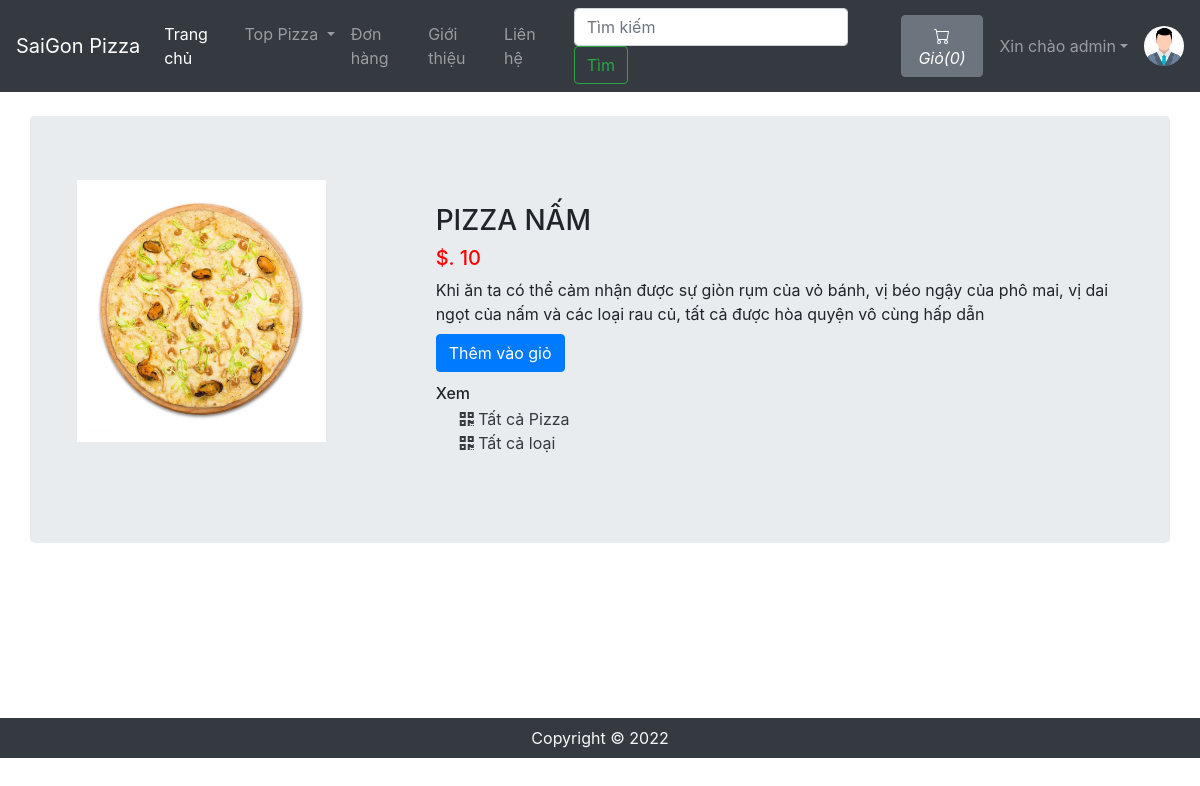
Page /viewPizza.php?pizzaid=69 (signed in) on the committed database.
### tables this page shows
CREATE TABLE `sitedetail` (
  `tempId` int(11) NOT NULL,
  `systemName` varchar(21) NOT NULL,
  `email` varchar(35) NOT NULL,
  `contact1` bigint(21) NOT NULL,
  `contact2` bigint(21) DEFAULT NULL COMMENT 'Optional',
  `address` text NOT NULL,
  `dateTime` datetime NOT NULL DEFAULT current_timestamp()
);

CREATE TABLE `pizza` (
  `pizzaId` int(12) NOT NULL,
  `pizzaName` varchar(255) NOT NULL,
  `pizzaPrice` int(12) NOT NULL,
  `pizzaDesc` text NOT NULL,
  `pizzaCategorieId` int(12) NOT NULL,
  `pizzaPubDate` datetime NOT NULL DEFAULT current_timestamp()
);

### viewPizza.php (the view, shortened to what this page needs)
<!doctype html>
<html lang="en">
<head>
    <link rel="stylesheet" href="https://stackpath.bootstrapcdn.com/bootstrap/4.4.1/css/bootstrap.min.css">
    <link rel="stylesheet" href="https://use.fontawesome.com/releases/v5.8.2/css/all.css">
</head>
<body>
    <?php include 'partials/_dbconnect.php';?>
    <?php require 'partials/_nav.php' ?>
    <div class="container my-4" id="cont">
        <div class="row jumbotron">
        <?php
            $pizzaId = $_GET['pizzaid'];
            $sql = "SELECT * FROM `pizza` WHERE pizzaId = $pizzaId";
            $result = mysqli_query($conn, $sql);
            $row = mysqli_fetch_assoc($result);
            $pizzaName = $row['pizzaName'];
            $pizzaPrice = $row['pizzaPrice'];
            $pizzaDesc = $row['pizzaDesc'];
            $pizzaCategorieId = $row['pizzaCategorieId'];
        ?>
        <?php
        echo  '<div class="col-md-4">
                <img src="img/pizza-'.$pizzaId. '.jpg" width="249px" height="262px">
            </div>
            <div class="col-md-8 my-4">
                <h3>' . $pizzaName . '</h3>
                <h5 style="color: #ff0000">$. '.$pizzaPrice. '</h5>
                <p class="mb-0">' .$pizzaDesc .'</p>';
                if($loggedin){
                    $quaSql = "SELECT `itemQuantity` FROM `viewcart` WHERE pizzaId = '$pizzaId' AND `userId`='$userId'";
                    $quaresult = mysqli_query($conn, $quaSql);
                    $quaExistRows = mysqli_num_rows($quaresult);
                    if($quaExistRows == 0) {
                        echo '<form action="partials/_manageCart.php" method="POST">
                              <input type="hidden" name="itemId" value="'.$pizzaId. '">
                              <button type="submit" name="addToCart" class="btn btn-primary my-2">Thêm vào giỏ</button>';
                    }else {
                        echo '<a href="viewCart.php"><button class="btn btn-primary my-2">Đến giỏ hàng</button></a>';
                    }
                }
                else{
                    echo '<button class="btn btn-primary my-2" data-toggle="modal" data-target="#loginModal">Thêm vào giỏ</button>';
                }
                echo '</form>
                <h6 class="my-1"> Xem </h6>
                <div class="mx-4">
                    <a href="viewPizzaList.php?catid=' . $pizzaCategorieId . '" class="active text-dark">
                    <i class="fas fa-qrcode"></i>
                        <span>Tất cả Pizza</span>
                    </a>
                </div>
                <div class="mx-4">
                    <a href="index.php" class="active text-dark">
                    <i class="fas fa-qrcode"></i>
                        <span>Tất cả loại</span>
                    </a>
                </div>
            </div>'
        ?>
        </div>
    </div>
    <?php require 'partials/_footer.php' ?>
</body>
</html>

### partials/_nav.php (shortened to what this page needs)
<?php
if(isset($_SESSION['loggedin']) && $_SESSION['loggedin']==true){
  $loggedin= true;
  $userId = $_SESSION['userId'];
  $username = $_SESSION['username'];
}
else{
  $loggedin = false;
  $userId = 0;
}
$sql = "SELECT * FROM `sitedetail`";
$result = mysqli_query($conn, $sql);
$row = mysqli_fetch_assoc($result);
$systemName = $row['systemName'];
echo '<nav class="navbar navbar-expand-lg navbar-dark bg-dark">
      <a class="navbar-brand" href="index.php">'.$systemName.'</a>
      <button class="navbar-toggler" type="button" data-toggle="collapse" data-target="#navbarSupportedContent" aria-controls="navbarSupportedContent" aria-expanded="false" aria-label="Toggle navigation">
        <span class="navbar-toggler-icon"></span>
      </button>
      <div class="collapse navbar-collapse" id="navbarSupportedContent">
        <ul class="navbar-nav mr-auto">
          <li class="nav-item active">
            <a class="nav-link" href="index.php">Trang chủ<span class="sr-only">(current)</span></a>
          </li>
          <li class="nav-item dropdown">
            <a class="nav-link dropdown-toggle" href="#" id="navbarDropdown" role="button" data-toggle="dropdown" aria-haspopup="true" aria-expanded="false">
              Top Pizza
            </a>
            <div class="dropdown-menu" aria-labelledby="navbarDropdown">';
            echo '</div>
          </li>
          <li class="nav-item">
            <a class="nav-link" href="viewOrder.php">Đơn hàng</a>
          </li>
          <li class="nav-item">
            <a class="nav-link" href="about.php">Giới thiệu</a>
          </li>
          <li class="nav-item">
            <a class="nav-link" href="contact.php">Liên hệ</a>
          </li>
        </ul>
        <form method="get" action="/OnlinePizzaDelivery/search.php" class="form-inline my-2 my-lg-0 mx-3">
          <input class="form-control mr-sm-2" type="search" name="search" id="search" placeholder="Tìm kiếm" aria-label="Search" required>
          <button class="btn btn-outline-success my-2 my-sm-0" type="submit">Tìm</button>
        </form>';
        $countsql = "SELECT SUM(`itemQuantity`) FROM `viewcart` WHERE `userId`=$userId";
        $countresult = mysqli_query($conn, $countsql);
        $countrow = mysqli_fetch_assoc($countresult);
        $count = $countrow['SUM(`itemQuantity`)'];
        if(!$count) {
          $count = 0;
        }
        echo '<a href="viewCart.php"><button type="button" class="btn btn-secondary mx-2" title="Giỏ hàng">
          <svg xmlns="img/cart.svg" width="16" height="16" fill="currentColor" class="bi bi-cart" viewBox="0 0 16 16">
            <path d="M0 1.5A.5.5 0 0 1 .5 1H2a.5.5 0 0 1 .485.379L2.89 3H14.5a.5.5 0 0 1 .491.592l-1.5 8A.5.5 0 0 1 13 12H4a.5.5 0 0 1-.491-.408L2.01 3.607 1.61 2H.5a.5.5 0 0 1-.5-.5zM3.102 4l1.313 7h8.17l1.313-7H3.102zM5 12a2 2 0 1 0 0 4 2 2 0 0 0 0-4zm7 0a2 2 0 1 0 0 4 2 2 0 0 0 0-4zm-7 1a1 1 0 1 1 0 2 1 1 0 0 1 0-2zm7 0a1 1 0 1 1 0 2 1 1 0 0 1 0-2z"/>
          </svg>
          <i class="bi bi-cart">Giỏ(' .$count. ')</i>
        </button></a>';
        if($loggedin){
          echo '<ul class="navbar-nav mr-2">
            <li class="nav-item dropdown">
              <a class="nav-link dropdown-toggle" href="#" id="navbarDropdown" role="button" data-toggle="dropdown"> Xin chào ' .$username. '</a>
              <div class="dropdown-menu" aria-labelledby="navbarDropdown">
                <a class="dropdown-item" href="partials/_logout.php">Logout</a>
              </div>
            </li>
          </ul>
          <div class="text-center image-size-small position-relative">
            <a href="viewProfile.php"><img src="img/person-' .$userId. '.jpg" class="rounded-circle" onError="this.src = \'img/profilePic.jpg\'" style="width:40px; height:40px"></a>
          </div>';
        }
        else {
          echo '
          <button type="button" class="btn btn-success mx-2"  data-toggle="modal" data-target="#loginModal">Login</button>
          <button type="button" class="btn btn-success mx-2"  data-toggle="modal" data-target="#signupModal">SignUp</button>';
        }
  echo '</div>
    </nav>';
?>

### viewPizza.php (style rules this page uses)
#cont { min-height : 578px; }

### rows in the picture
sitedetail: systemName "SaiGon Pizza"
pizza: pizzaName "PIZZA NẤM", pizzaPrice "10", pizzaDesc "Khi ăn ta có thể cảm nhận được sự giòn rụm của vỏ bánh, vị béo ngậy của phô mai, vị dai ngọt của nấm và các loại rau củ, tất cả được hòa quyện vô cùng hấp dẫn"

### other values in the picture
$count "0"
$username "admin"
